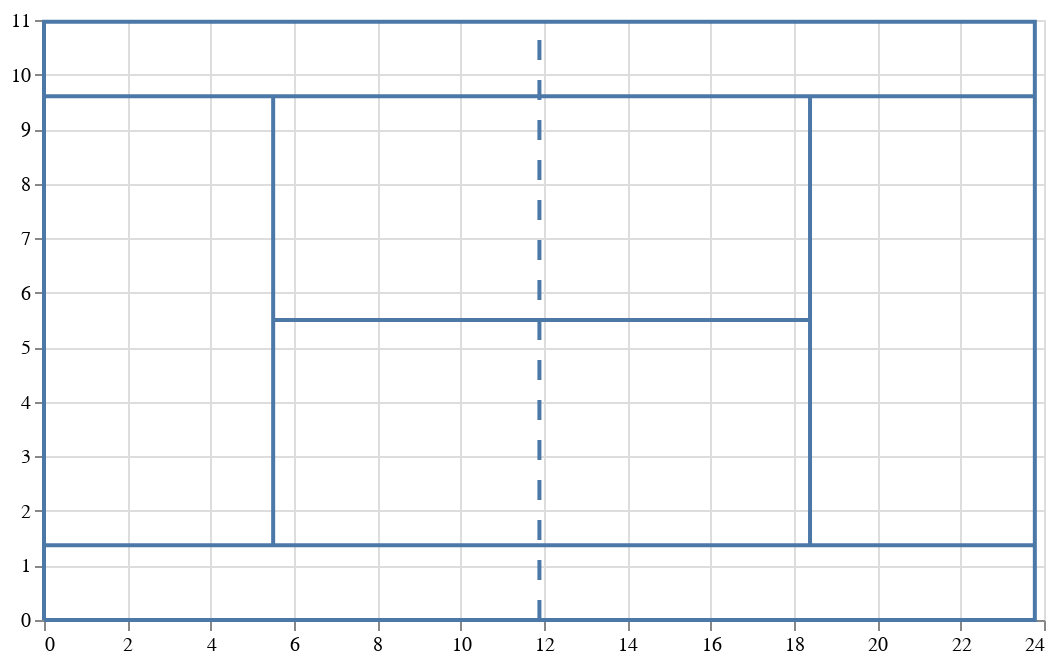

Here is the notebook cell this chart was saved with:
### Code cell
court = outline_plot + t_line_plot + lower_line_plot + upper_line_plot + net_line_plot
court

### Figure 1 — Vega-Lite specification as saved in the notebook (floating-point values rounded to 4 significant figures)
{"config": {"view": {"continuousWidth": 400, "continuousHeight": 300}}, "layer": [{"data": {"name": "data-ce27f3aa794d6d644dd2868ce4628bd6"}, "mark": "line", "encoding": {"order": {"type": "quantitative", "field": "order"}, "x": {"type": "quantitative", "field": "x", "title": null}, "y": {"type": "quantitative", "field": "y", "title": null}}, "width": 500}, {"data": {"name": "data-b2af84a32190dd8c28170de76900bcda"}, "mark": "line", "encoding": {"order": {"type": "quantitative", "field": "order"}, "x": {"type": "quantitative", "field": "x", "title": null}, "y": {"type": "quantitative", "field": "y", "title": null}}, "width": 500}, {"data": {"name": "data-4797c0e744b0a9ac817bc1253269f191"}, "mark": "line", "encoding": {"order": {"type": "quantitative", "field": "order"}, "x": {"type": "quantitative", "field": "x", "title": null}, "y": {"type": "quantitative", "field": "y", "title": null}}, "width": 500}, {"data": {"name": "data-c7f556b3023ba28f4541479c1c31284f"}, "mark": "line", "encoding": {"order": {"type": "quantitative", "field": "order"}, "x": {"type": "quantitative", "field": "x", "title": null}, "y": {"type": "quantitative", "field": "y", "title": null}}, "width": 500}, {"data": {"name": "data-a3fc29de1d914850e8722e53400f185f"}, "mark": {"type": "line", "strokeDash": [10, 10]}, "encoding": {"x": {"type": "quantitative", "field": "x", "title": null}, "y": {"type": "quantitative", "field": "y", "title": null}}, "width": 500}], "$schema": "https://vega.github.io/schema/vega-lite/v4.0.0.json", "datasets": {"data-ce27f3aa794d6d644dd2868ce4628bd6": [{"x": 0.0, "y": 0.0, "order": 1}, {"x": 0.0, "y": 10.97, "order": 2}, {"x": 23.78, "y": 10.97, "order": 3}, {"x": 23.78, "y": 0.0, "order": 4}, {"x": 0.0, "y": 0.0, "order": 5}], "data-b2af84a32190dd8c28170de76900bcda": [{"x": 5.5, "y": 1.37, "order": 1}, {"x": 5.5, "y": 9.6, "order": 2}, {"x": 5.5, "y": 5.5, "order": 3}, {"x": 18.39, "y": 5.5, "order": 4}, {"x": 18.39, "y": 1.37, "order": 5}, {"x": 18.39, "y": 9.6, "order": 6}], "data-4797c0e744b0a9ac817bc1253269f191": [{"x": 23.78, "y": 1.37, "order": 1}, {"x": 0.0, "y": 1.37, "order": 2}], "data-c7f556b3023ba28f4541479c1c31284f": [{"x": 23.78, "y": 9.6, "order": 1}, {"x": 0.0, "y": 9.6, "order": 2}], "data-a3fc29de1d914850e8722e53400f185f": [{"x": 11.89, "y": 0.0}, {"x": 11.89, "y": 10.97}]}}
